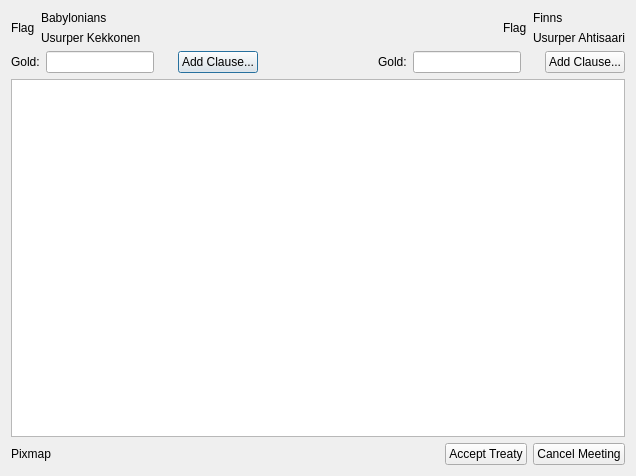
<?xml version="1.0" encoding="UTF-8"?>
<ui version="4.0">
 <class>TreatyDialog</class>
 <widget class="QDialog" name="TreatyDialog">
  <property name="geometry">
   <rect>
    <x>0</x>
    <y>0</y>
    <width>636</width>
    <height>476</height>
   </rect>
  </property>
  <property name="windowTitle">
   <string>Dialog</string>
  </property>
  <layout class="QVBoxLayout" name="verticalLayout_6">
   <item>
    <layout class="QVBoxLayout" name="verticalLayout_5">
     <item>
      <layout class="QHBoxLayout" name="horizontalLayout_6">
       <item>
        <layout class="QVBoxLayout" name="verticalLayout_3">
         <item>
          <layout class="QHBoxLayout" name="horizontalLayout">
           <item>
            <widget class="QLabel" name="homeFlagLabel">
             <property name="text">
              <string>Flag</string>
             </property>
            </widget>
           </item>
           <item>
            <layout class="QVBoxLayout" name="verticalLayout">
             <item>
              <widget class="QLabel" name="homeNationLabel">
               <property name="text">
                <string>Babylonians</string>
               </property>
              </widget>
             </item>
             <item>
              <widget class="QLabel" name="homeLeaderLabel">
               <property name="text">
                <string>Usurper Kekkonen</string>
               </property>
              </widget>
             </item>
            </layout>
           </item>
           <item>
            <spacer name="horizontalSpacer_5">
             <property name="orientation">
              <enum>Qt::Horizontal</enum>
             </property>
             <property name="sizeHint" stdset="0">
              <size>
               <width>40</width>
               <height>20</height>
              </size>
             </property>
            </spacer>
           </item>
          </layout>
         </item>
         <item>
          <layout class="QHBoxLayout" name="horizontalLayout_3">
           <item>
            <widget class="QLabel" name="homeGoldLabel">
             <property name="text">
              <string>Gold:</string>
             </property>
            </widget>
           </item>
           <item>
            <widget class="QLineEdit" name="homeGoldLine"/>
           </item>
           <item>
            <spacer name="horizontalSpacer">
             <property name="orientation">
              <enum>Qt::Horizontal</enum>
             </property>
             <property name="sizeHint" stdset="0">
              <size>
               <width>18</width>
               <height>20</height>
              </size>
             </property>
            </spacer>
           </item>
           <item>
            <widget class="QPushButton" name="homeClauseButton">
             <property name="text">
              <string>Add Clause...</string>
             </property>
             <property name="icon">
              <iconset theme="arrow-right">
               <normaloff>.</normaloff>.</iconset>
             </property>
            </widget>
           </item>
          </layout>
         </item>
        </layout>
       </item>
       <item>
        <spacer name="horizontalSpacer_4">
         <property name="orientation">
          <enum>Qt::Horizontal</enum>
         </property>
         <property name="sizeHint" stdset="0">
          <size>
           <width>40</width>
           <height>20</height>
          </size>
         </property>
        </spacer>
       </item>
       <item>
        <layout class="QVBoxLayout" name="verticalLayout_4">
         <item>
          <layout class="QHBoxLayout" name="horizontalLayout_2">
           <item>
            <spacer name="horizontalSpacer_6">
             <property name="orientation">
              <enum>Qt::Horizontal</enum>
             </property>
             <property name="sizeHint" stdset="0">
              <size>
               <width>40</width>
               <height>20</height>
              </size>
             </property>
            </spacer>
           </item>
           <item>
            <widget class="QLabel" name="awayFlagLabel">
             <property name="text">
              <string>Flag</string>
             </property>
            </widget>
           </item>
           <item>
            <layout class="QVBoxLayout" name="verticalLayout_2">
             <item>
              <widget class="QLabel" name="awayNationLabel">
               <property name="text">
                <string>Finns</string>
               </property>
              </widget>
             </item>
             <item>
              <widget class="QLabel" name="awayLeaderLabel">
               <property name="text">
                <string>Usurper Ahtisaari</string>
               </property>
              </widget>
             </item>
            </layout>
           </item>
          </layout>
         </item>
         <item>
          <layout class="QHBoxLayout" name="horizontalLayout_4">
           <item>
            <widget class="QLabel" name="awayGoldLabel">
             <property name="text">
              <string>Gold:</string>
             </property>
            </widget>
           </item>
           <item>
            <widget class="QLineEdit" name="awayGoldLine"/>
           </item>
           <item>
            <spacer name="horizontalSpacer_2">
             <property name="orientation">
              <enum>Qt::Horizontal</enum>
             </property>
             <property name="sizeHint" stdset="0">
              <size>
               <width>18</width>
               <height>20</height>
              </size>
             </property>
            </spacer>
           </item>
           <item>
            <widget class="QPushButton" name="awayClauseButton">
             <property name="text">
              <string>Add Clause...</string>
             </property>
             <property name="icon">
              <iconset theme="arrow-right">
               <normaloff>.</normaloff>.</iconset>
             </property>
            </widget>
           </item>
          </layout>
         </item>
        </layout>
       </item>
      </layout>
     </item>
     <item>
      <widget class="QListWidget" name="clauseList">
       <property name="minimumSize">
        <size>
         <width>100</width>
         <height>50</height>
        </size>
       </property>
       <property name="editTriggers">
        <set>QAbstractItemView::NoEditTriggers</set>
       </property>
      </widget>
     </item>
     <item>
      <layout class="QHBoxLayout" name="horizontalLayout_5">
       <item>
        <widget class="QLabel" name="acceptLabel">
         <property name="text">
          <string>Pixmap</string>
         </property>
        </widget>
       </item>
       <item>
        <spacer name="horizontalSpacer_3">
         <property name="orientation">
          <enum>Qt::Horizontal</enum>
         </property>
         <property name="sizeHint" stdset="0">
          <size>
           <width>218</width>
           <height>20</height>
          </size>
         </property>
        </spacer>
       </item>
       <item>
        <widget class="QPushButton" name="acceptButton">
         <property name="text">
          <string>Accept Treaty</string>
         </property>
         <property name="icon">
          <iconset theme="dialog-ok">
           <normaloff>.</normaloff>.</iconset>
         </property>
        </widget>
       </item>
       <item>
        <widget class="QPushButton" name="cancelButton">
         <property name="text">
          <string>Cancel Meeting</string>
         </property>
         <property name="icon">
          <iconset theme="dialog-cancel">
           <normaloff>.</normaloff>.</iconset>
         </property>
        </widget>
       </item>
      </layout>
     </item>
    </layout>
   </item>
  </layout>
 </widget>
 <resources/>
 <connections/>
</ui>
